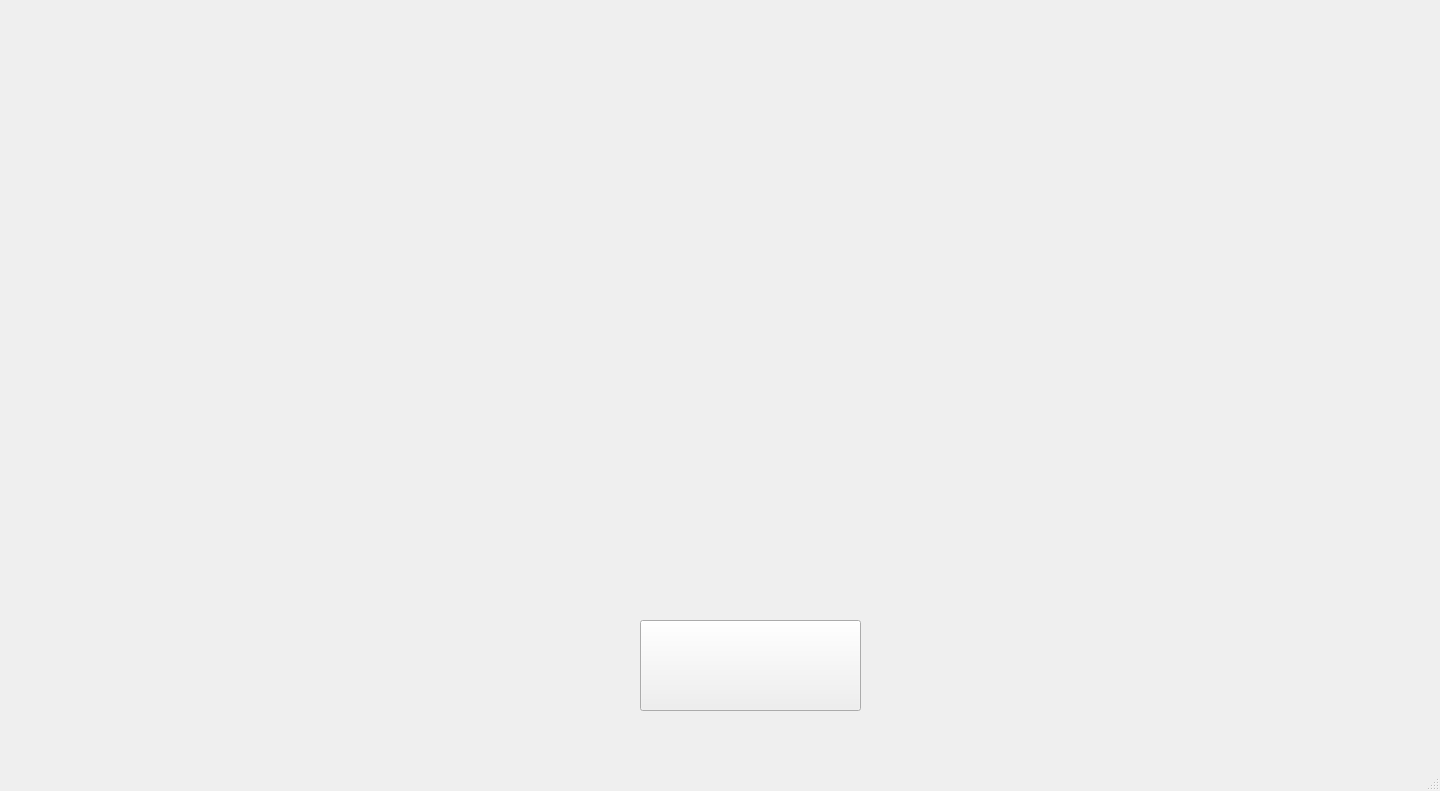
<?xml version="1.0" encoding="UTF-8"?>
<ui version="4.0">
 <class>MainWindow</class>
 <widget class="QMainWindow" name="MainWindow">
  <property name="geometry">
   <rect>
    <x>0</x>
    <y>0</y>
    <width>1440</width>
    <height>791</height>
   </rect>
  </property>
  <property name="windowTitle">
   <string>MainWindow</string>
  </property>
  <property name="styleSheet">
   <string notr="true">#parentWidget { border-image: url("uis/testing6bg.PNG") 0 0 0 0 stretch stretch; }</string>
  </property>
  <widget class="QWidget" name="centralwidget">
   <widget class="QPushButton" name="button">
    <property name="geometry">
     <rect>
      <x>640</x>
      <y>620</y>
      <width>221</width>
      <height>91</height>
     </rect>
    </property>
    <property name="minimumSize">
     <size>
      <width>221</width>
      <height>91</height>
     </size>
    </property>
    <property name="maximumSize">
    <size>
     <width>221</width>
     <height>91</height>
    </size>
   </property>
    <property name="styleSheet">
     <string notr="true">border-image: url("uis/starttest.png")</string>
    </property>
    <property name="text">
     <string/>
    </property>
   </widget>
  </widget>
  <widget class="QMenuBar" name="menubar">
   <property name="geometry">
    <rect>
     <x>0</x>
     <y>0</y>
     <width>1440</width>
     <height>24</height>
    </rect>
   </property>
  </widget>
  <widget class="QStatusBar" name="statusbar"/>
 </widget>
 <resources/>
 <connections/>
</ui>
